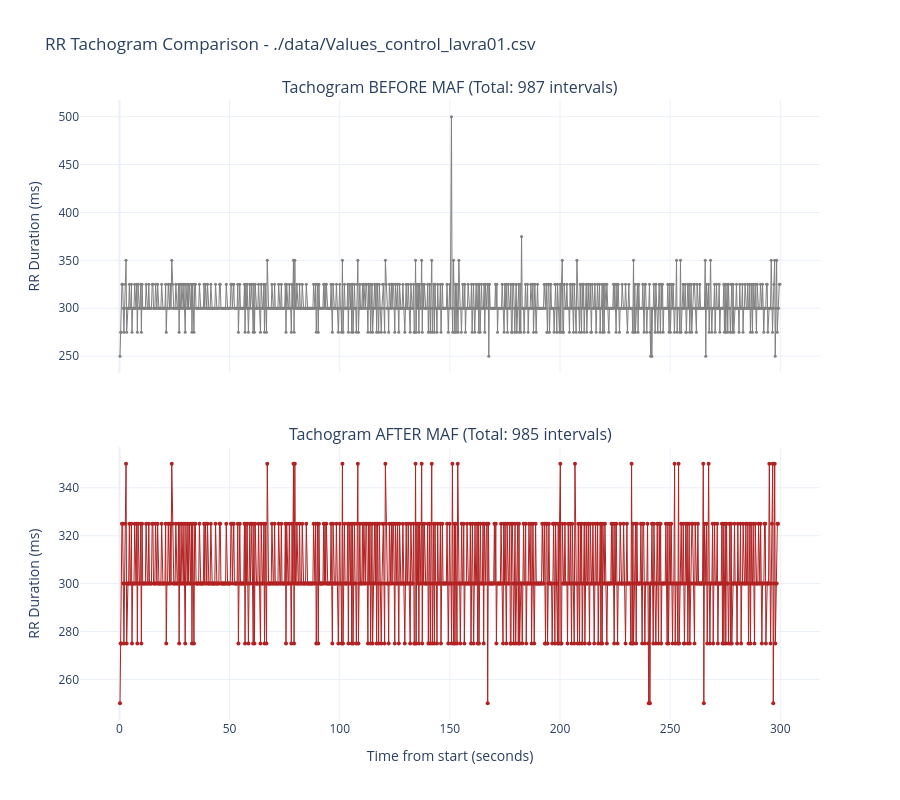

Here is the notebook cell this chart was saved with:
### Code cell
# MAF filtering on control  (Window Size = 21, limit_value = 20%)
plot_tachogram_comparison(params['file_path'],params)

### Figure 1 — Plotly figure (JSON) as saved in the notebook; plotly's stock layout.template omitted (floating-point values rounded to 4 significant figures; data arrays with more than 128 entries replaced by an {"elided": "..."} marker saying what was removed)
{"data": [{"line": {"color": "gray", "width": 1}, "marker": {"size": 3}, "mode": "lines+markers", "name": "Raw RR", "type": "scatter", "x": {"elided": "987 float values"}, "xaxis": "x", "y": {"elided": "987 float values"}, "yaxis": "y"}, {"line": {"color": "firebrick", "width": 1}, "marker": {"size": 4}, "mode": "lines+markers", "name": "Filtered RR", "type": "scatter", "x": {"elided": "985 float values"}, "xaxis": "x2", "y": {"elided": "985 int values"}, "yaxis": "y2"}], "layout": {"annotations": [{"font": {"size": 16}, "showarrow": false, "text": "Tachogram BEFORE MAF (Total: 987 intervals)", "x": 0.5, "xanchor": "center", "xref": "paper", "y": 1, "yanchor": "bottom", "yref": "paper"}, {"font": {"size": 16}, "showarrow": false, "text": "Tachogram AFTER MAF (Total: 985 intervals)", "x": 0.5, "xanchor": "center", "xref": "paper", "y": 0.44, "yanchor": "bottom", "yref": "paper"}], "height": 800, "showlegend": false, "title": {"text": "RR Tachogram Comparison - ./data/Values_control_lavra01.csv"}, "xaxis": {"anchor": "y", "domain": [0, 1], "matches": "x2", "showticklabels": false}, "xaxis2": {"anchor": "y2", "domain": [0, 1], "title": {"text": "Time from start (seconds)"}}, "yaxis": {"anchor": "x", "domain": [0.56, 1], "title": {"text": "RR Duration (ms)"}}, "yaxis2": {"anchor": "x2", "domain": [0, 0.44], "title": {"text": "RR Duration (ms)"}}}}
